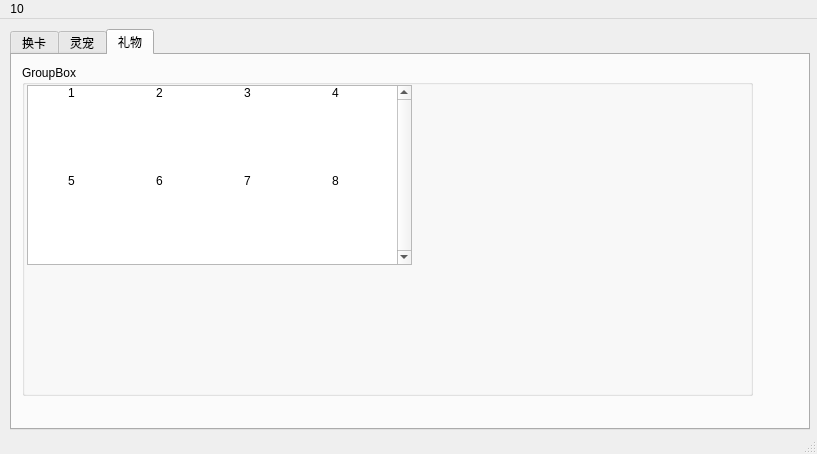
<?xml version="1.0" encoding="UTF-8"?>
<ui version="4.0">
 <class>MainWindow</class>
 <widget class="QMainWindow" name="MainWindow">
  <property name="geometry">
   <rect>
    <x>0</x>
    <y>0</y>
    <width>817</width>
    <height>454</height>
   </rect>
  </property>
  <property name="windowTitle">
   <string>MainWindow</string>
  </property>
  <widget class="QWidget" name="centralwidget">
   <widget class="QTabWidget" name="tabWidget">
    <property name="geometry">
     <rect>
      <x>10</x>
      <y>10</y>
      <width>800</width>
      <height>401</height>
     </rect>
    </property>
    <property name="minimumSize">
     <size>
      <width>0</width>
      <height>280</height>
     </size>
    </property>
    <property name="autoFillBackground">
     <bool>true</bool>
    </property>
    <property name="currentIndex">
     <number>2</number>
    </property>
    <property name="tabBarAutoHide">
     <bool>false</bool>
    </property>
    <widget class="QWidget" name="tab">
     <attribute name="title">
      <string>换卡</string>
     </attribute>
     <widget class="QGroupBox" name="selectCardBox">
      <property name="geometry">
       <rect>
        <x>50</x>
        <y>10</y>
        <width>180</width>
        <height>361</height>
       </rect>
      </property>
      <property name="minimumSize">
       <size>
        <width>0</width>
        <height>0</height>
       </size>
      </property>
      <property name="autoFillBackground">
       <bool>true</bool>
      </property>
      <property name="title">
       <string>选择卡片</string>
      </property>
      <widget class="QListView" name="listView">
       <property name="geometry">
        <rect>
         <x>5</x>
         <y>20</y>
         <width>170</width>
         <height>301</height>
        </rect>
       </property>
      </widget>
      <widget class="QWidget" name="layoutWidget">
       <property name="geometry">
        <rect>
         <x>10</x>
         <y>330</y>
         <width>211</width>
         <height>26</height>
        </rect>
       </property>
       <layout class="QHBoxLayout" name="horizontalLayout_3">
        <item>
         <widget class="QCheckBox" name="checkBox">
          <property name="text">
           <string>跳过</string>
          </property>
         </widget>
        </item>
        <item>
         <widget class="QPushButton" name="pushButton_9">
          <property name="minimumSize">
           <size>
            <width>0</width>
            <height>24</height>
           </size>
          </property>
          <property name="text">
           <string>刷</string>
          </property>
         </widget>
        </item>
        <item>
         <widget class="QPushButton" name="pushButton_10">
          <property name="minimumSize">
           <size>
            <width>0</width>
            <height>24</height>
           </size>
          </property>
          <property name="text">
           <string>搜</string>
          </property>
         </widget>
        </item>
       </layout>
      </widget>
     </widget>
     <widget class="QGroupBox" name="MineBox">
      <property name="geometry">
       <rect>
        <x>235</x>
        <y>10</y>
        <width>270</width>
        <height>361</height>
       </rect>
      </property>
      <property name="minimumSize">
       <size>
        <width>270</width>
        <height>0</height>
       </size>
      </property>
      <property name="autoFillBackground">
       <bool>true</bool>
      </property>
      <property name="title">
       <string>****.卡箱</string>
      </property>
      <layout class="QVBoxLayout" name="verticalLayout_2">
       <item>
        <widget class="QTreeWidget" name="treeWidget">
         <column>
          <property name="text">
           <string>卡名</string>
          </property>
         </column>
         <column>
          <property name="text">
           <string>价格</string>
          </property>
         </column>
         <column>
          <property name="text">
           <string>套卡</string>
          </property>
         </column>
        </widget>
       </item>
       <item>
        <layout class="QHBoxLayout" name="horizontalLayout">
         <item>
          <widget class="QPushButton" name="pushButton">
           <property name="minimumSize">
            <size>
             <width>0</width>
             <height>24</height>
            </size>
           </property>
           <property name="text">
            <string>PushButton</string>
           </property>
          </widget>
         </item>
         <item>
          <widget class="QPushButton" name="pushButton_2">
           <property name="minimumSize">
            <size>
             <width>0</width>
             <height>24</height>
            </size>
           </property>
           <property name="text">
            <string>PushButton</string>
           </property>
          </widget>
         </item>
         <item>
          <widget class="QPushButton" name="pushButton_3">
           <property name="minimumSize">
            <size>
             <width>0</width>
             <height>24</height>
            </size>
           </property>
           <property name="text">
            <string>PushButton</string>
           </property>
          </widget>
         </item>
        </layout>
       </item>
      </layout>
     </widget>
     <widget class="QGroupBox" name="friendBox">
      <property name="geometry">
       <rect>
        <x>515</x>
        <y>10</y>
        <width>270</width>
        <height>361</height>
       </rect>
      </property>
      <property name="minimumSize">
       <size>
        <width>270</width>
        <height>0</height>
       </size>
      </property>
      <property name="autoFillBackground">
       <bool>true</bool>
      </property>
      <property name="title">
       <string>xxxxx.卡箱</string>
      </property>
      <layout class="QVBoxLayout" name="verticalLayout">
       <item>
        <widget class="QTreeWidget" name="treeWidget_2">
         <column>
          <property name="text">
           <string notr="true">1</string>
          </property>
         </column>
        </widget>
       </item>
       <item>
        <layout class="QHBoxLayout" name="horizontalLayout_2">
         <item>
          <widget class="QPushButton" name="pushButton_4">
           <property name="minimumSize">
            <size>
             <width>0</width>
             <height>24</height>
            </size>
           </property>
           <property name="text">
            <string>PushButton</string>
           </property>
          </widget>
         </item>
         <item>
          <widget class="QPushButton" name="pushButton_5">
           <property name="minimumSize">
            <size>
             <width>0</width>
             <height>24</height>
            </size>
           </property>
           <property name="text">
            <string>PushButton</string>
           </property>
          </widget>
         </item>
         <item>
          <widget class="QPushButton" name="pushButton_6">
           <property name="minimumSize">
            <size>
             <width>0</width>
             <height>24</height>
            </size>
           </property>
           <property name="text">
            <string>PushButton</string>
           </property>
          </widget>
         </item>
        </layout>
       </item>
      </layout>
     </widget>
     <widget class="QPushButton" name="pushButton_7">
      <property name="geometry">
       <rect>
        <x>10</x>
        <y>10</y>
        <width>31</width>
        <height>361</height>
       </rect>
      </property>
      <property name="text">
       <string>PushButton</string>
      </property>
     </widget>
    </widget>
    <widget class="QWidget" name="tab_2">
     <attribute name="title">
      <string>灵宠</string>
     </attribute>
     <widget class="QGroupBox" name="groupBox_2">
      <property name="geometry">
       <rect>
        <x>0</x>
        <y>0</y>
        <width>791</width>
        <height>371</height>
       </rect>
      </property>
      <property name="title">
       <string>GroupBox</string>
      </property>
      <widget class="QTreeWidget" name="treeWidget_3">
       <property name="geometry">
        <rect>
         <x>10</x>
         <y>20</y>
         <width>531</width>
         <height>341</height>
        </rect>
       </property>
       <column>
        <property name="text">
         <string notr="true">1</string>
        </property>
       </column>
      </widget>
      <widget class="QGroupBox" name="groupBox">
       <property name="geometry">
        <rect>
         <x>550</x>
         <y>10</y>
         <width>231</width>
         <height>301</height>
        </rect>
       </property>
       <property name="title">
        <string>GroupBox</string>
       </property>
      </widget>
      <widget class="QPushButton" name="pushButton_8">
       <property name="geometry">
        <rect>
         <x>550</x>
         <y>320</y>
         <width>231</width>
         <height>41</height>
        </rect>
       </property>
       <property name="text">
        <string>PushButton</string>
       </property>
      </widget>
     </widget>
    </widget>
    <widget class="QWidget" name="tab_3">
     <attribute name="title">
      <string>礼物</string>
     </attribute>
     <widget class="QGroupBox" name="groupBox_3">
      <property name="geometry">
       <rect>
        <x>10</x>
        <y>10</y>
        <width>731</width>
        <height>331</height>
       </rect>
      </property>
      <property name="title">
       <string>GroupBox</string>
      </property>
      <widget class="QListWidget" name="listWidget">
       <property name="geometry">
        <rect>
         <x>5</x>
         <y>20</y>
         <width>385</width>
         <height>180</height>
        </rect>
       </property>
       <property name="sizePolicy">
        <sizepolicy hsizetype="Maximum" vsizetype="Expanding">
         <horstretch>100</horstretch>
         <verstretch>100</verstretch>
        </sizepolicy>
       </property>
       <property name="layoutDirection">
        <enum>Qt::LeftToRight</enum>
       </property>
       <property name="midLineWidth">
        <number>0</number>
       </property>
       <property name="verticalScrollBarPolicy">
        <enum>Qt::ScrollBarAlwaysOn</enum>
       </property>
       <property name="horizontalScrollBarPolicy">
        <enum>Qt::ScrollBarAlwaysOff</enum>
       </property>
       <property name="autoScroll">
        <bool>false</bool>
       </property>
       <property name="selectionBehavior">
        <enum>QAbstractItemView::SelectItems</enum>
       </property>
       <property name="iconSize">
        <size>
         <width>68</width>
         <height>68</height>
        </size>
       </property>
       <property name="verticalScrollMode">
        <enum>QAbstractItemView::ScrollPerItem</enum>
       </property>
       <property name="horizontalScrollMode">
        <enum>QAbstractItemView::ScrollPerItem</enum>
       </property>
       <property name="flow">
        <enum>QListView::LeftToRight</enum>
       </property>
       <property name="resizeMode">
        <enum>QListView::Adjust</enum>
       </property>
       <property name="layoutMode">
        <enum>QListView::SinglePass</enum>
       </property>
       <property name="spacing">
        <number>10</number>
       </property>
       <property name="gridSize">
        <size>
         <width>88</width>
         <height>88</height>
        </size>
       </property>
       <property name="viewMode">
        <enum>QListView::IconMode</enum>
       </property>
       <property name="modelColumn">
        <number>0</number>
       </property>
       <property name="uniformItemSizes">
        <bool>false</bool>
       </property>
       <property name="batchSize">
        <number>1</number>
       </property>
       <property name="wordWrap">
        <bool>false</bool>
       </property>
       <property name="itemAlignment">
        <set>Qt::AlignCenter</set>
       </property>
       <item>
        <property name="text">
         <string>1</string>
        </property>
        <property name="textAlignment">
         <set>AlignCenter</set>
        </property>
        <property name="icon">
         <iconset theme="http://appimg.qq.com/freegift/365/freegift_58_v_3.png"/>
        </property>
       </item>
       <item>
        <property name="text">
         <string>2</string>
        </property>
       </item>
       <item>
        <property name="text">
         <string>3</string>
        </property>
       </item>
       <item>
        <property name="text">
         <string>4</string>
        </property>
       </item>
       <item>
        <property name="text">
         <string>5</string>
        </property>
       </item>
       <item>
        <property name="text">
         <string>6</string>
        </property>
       </item>
       <item>
        <property name="text">
         <string>7</string>
        </property>
       </item>
       <item>
        <property name="text">
         <string>8</string>
        </property>
       </item>
      </widget>
     </widget>
    </widget>
   </widget>
  </widget>
  <widget class="QMenuBar" name="menubar">
   <property name="geometry">
    <rect>
     <x>0</x>
     <y>0</y>
     <width>817</width>
     <height>23</height>
    </rect>
   </property>
   <widget class="QMenu" name="menu10">
    <property name="title">
     <string>10</string>
    </property>
   </widget>
   <addaction name="menu10"/>
  </widget>
  <widget class="QStatusBar" name="statusbar"/>
 </widget>
 <resources/>
 <connections/>
</ui>
